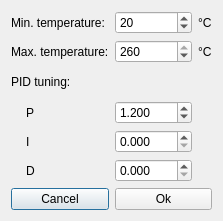
<?xml version="1.0" encoding="UTF-8"?>
<ui version="4.0">
 <class>Dialog</class>
 <widget class="QDialog" name="Dialog">
  <property name="geometry">
   <rect>
    <x>0</x>
    <y>0</y>
    <width>212</width>
    <height>221</height>
   </rect>
  </property>
  <property name="windowTitle">
   <string>Heating Device Settings</string>
  </property>
  <layout class="QGridLayout" name="gridLayout">
   <item row="4" column="1">
    <widget class="QDoubleSpinBox" name="k_I_spinner">
     <property name="decimals">
      <number>3</number>
     </property>
     <property name="maximum">
      <double>1000.000000000000000</double>
     </property>
     <property name="singleStep">
      <double>0.100000000000000</double>
     </property>
     <property name="value">
      <double>0.000000000000000</double>
     </property>
    </widget>
   </item>
   <item row="1" column="1">
    <widget class="QSpinBox" name="max_spinner">
     <property name="minimum">
      <number>20</number>
     </property>
     <property name="maximum">
      <number>260</number>
     </property>
     <property name="value">
      <number>260</number>
     </property>
    </widget>
   </item>
   <item row="4" column="0">
    <widget class="QLabel" name="maxHysteresisLabel_2">
     <property name="text">
      <string>I</string>
     </property>
     <property name="indent">
      <number>15</number>
     </property>
    </widget>
   </item>
   <item row="2" column="0">
    <widget class="QLabel" name="xAxisLabel_2">
     <property name="text">
      <string>PID tuning:</string>
     </property>
    </widget>
   </item>
   <item row="0" column="0">
    <widget class="QLabel" name="amplificationLabel">
     <property name="text">
      <string>Min. temperature:</string>
     </property>
    </widget>
   </item>
   <item row="0" column="1">
    <widget class="QSpinBox" name="min_spinner">
     <property name="minimum">
      <number>10</number>
     </property>
     <property name="maximum">
      <number>80</number>
     </property>
     <property name="value">
      <number>20</number>
     </property>
    </widget>
   </item>
   <item row="3" column="0">
    <widget class="QLabel" name="amplificationLabel_2">
     <property name="text">
      <string>P</string>
     </property>
     <property name="indent">
      <number>15</number>
     </property>
    </widget>
   </item>
   <item row="1" column="0">
    <widget class="QLabel" name="maxHysteresisLabel">
     <property name="text">
      <string>Max. temperature:</string>
     </property>
    </widget>
   </item>
   <item row="5" column="1">
    <widget class="QDoubleSpinBox" name="k_D_spinner">
     <property name="decimals">
      <number>3</number>
     </property>
     <property name="maximum">
      <double>1000.000000000000000</double>
     </property>
     <property name="singleStep">
      <double>0.100000000000000</double>
     </property>
     <property name="value">
      <double>0.000000000000000</double>
     </property>
    </widget>
   </item>
   <item row="1" column="2">
    <widget class="QLabel" name="label_2">
     <property name="text">
      <string>°C</string>
     </property>
    </widget>
   </item>
   <item row="3" column="1">
    <widget class="QDoubleSpinBox" name="k_P_spinner">
     <property name="decimals">
      <number>3</number>
     </property>
     <property name="maximum">
      <double>1000.000000000000000</double>
     </property>
     <property name="singleStep">
      <double>0.100000000000000</double>
     </property>
     <property name="value">
      <double>1.200000000000000</double>
     </property>
    </widget>
   </item>
   <item row="5" column="0">
    <widget class="QLabel" name="dLabel">
     <property name="text">
      <string>D</string>
     </property>
     <property name="indent">
      <number>15</number>
     </property>
    </widget>
   </item>
   <item row="0" column="2">
    <widget class="QLabel" name="label">
     <property name="text">
      <string>°C</string>
     </property>
    </widget>
   </item>
   <item row="8" column="0" colspan="3">
    <layout class="QHBoxLayout" name="horizontalLayout">
     <item>
      <widget class="QPushButton" name="cancel_button">
       <property name="text">
        <string>Cancel</string>
       </property>
      </widget>
     </item>
     <item>
      <widget class="QPushButton" name="ok_button">
       <property name="text">
        <string>Ok</string>
       </property>
      </widget>
     </item>
    </layout>
   </item>
  </layout>
 </widget>
 <resources/>
 <connections/>
</ui>
